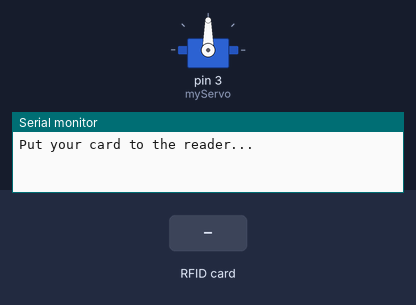
Simulated run of this sketch. Board: Arduino Uno, built with avr-gcc and run on an emulated ATmega328P. On the bench: servo, the last lines printed to the serial monitor. The test bench sets the inputs (shaded band).

Above: at 1.2 s.
1.3 s: RFID card B0 C0 83 A6 held to the reader
At 7.5 s:
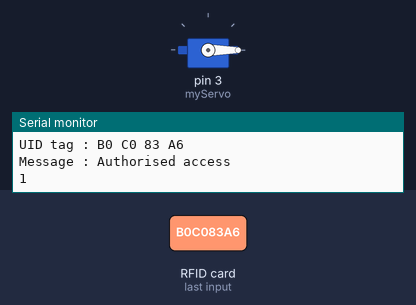
Timing chart, 0 to 8.8 s (numbered marks = the images above; inputs shaded):
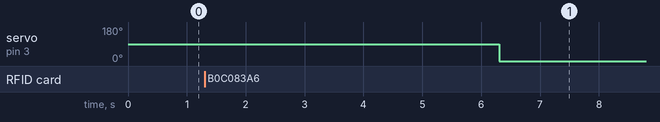

The sketch:

RFIDLockCode_v1.0.1_.ino
```cpp
//Gives access to C Libraries (groups of pre-made functions).
#include <SPI.h>
#include <MFRC522.h>
#include <Servo.h>
#define SS_PIN 10 //Defines the corresponding arduino pin for SDA pin on MFRC (SDA or SS is 'slave select': select MFRC when the CPU wants to communicate.
#define RST_PIN 9 //Defines the corresponding arduino pin for MFRC522 RST pin (RST is the reset pin)
MFRC522 mfrc522(SS_PIN, RST_PIN); // Create MFRC522 instance.
Servo myServo; //Define servo name
String masterKeyID = "B0 C0 83 A6"; //Global variable that holds the Alphanumeric String of the MasterKeyID.
String userTagIDs[] = {"19 EF B4 63", "15 EC B6 81"}; //Global variable that holds an array of possible Alphanum
int correctEntries = 0; //Global vairable that logs the amount of correct Entries
int incorrectEntries = 0; //Global Variable that logs the amount of incorrect entries.
const int servoOpenPosition = 90; //Lets me change the angle the Servo rotates to if needed. I used this as a constant as its value does not change anywhere in the prgrogram.
const int servoLockPosition = servoOpenPosition - servoOpenPosition; // i.e. = 0 (angle) rotates back to. I used this as a constant as its value does not change anywhere in the program.
const int delayTime = 5; //a constant integer set to 5. This is to let me set a predetermined, unchanged amount of seconds delay.


//An inbuilt setup function provided by standard ardiuno libraries.
void setup()
{
  Serial.begin(9600);   // Initiate a serial communication
  SPI.begin();      // Initiate SPI bus - means I intialisse that I can now send data.
  mfrc522.PCD_Init();   // Initiate the MFRC522 RFID reader.
  myServo.attach(3); //Defines the corresponding arduino pin for Servo Control
  openLock(); //Opens the lock at initialisation.
  Serial.println("Put your card to the reader..."); //FOR TESTING: Prints on screen to place card on reader.
  Serial.println(); //FOR TESTING: Prints empty line (for screen aesthetic).
}

//An inbuilt loop function provided by standard ardiuno libraries. This runs constantly.
void loop()
{
   // Look for new cards - if VALID card is present, continue. IF NO VALID CARD IS PRESENT, RETURN.
  if ( ! mfrc522.PICC_IsNewCardPresent())
  {
    return;
  }

  // Select one of the cards - If ONE card with ONE valid serial ID is present, continue.
  if ( ! mfrc522.PICC_ReadCardSerial())
  {
    return;
  }
  ReadTag(); //Call the ReadTag Function.
}

//ReadTag function: reads the tag and converts it to a readable Alphanumeric
void ReadTag() {
  //Show UID on serial monitor
  Serial.print("UID tag :"); //Display a line on the serial moniter that reads "UID tag :"
  String tagId = ""; //Defines local variable that will hold the Tag Id.
  byte letter; //Defines a local variable that will hold the the 0 or 1 values for each corresponding letter in the end string displayed.

  //The following for-loop converts the RFID tag UID into a readable string
  for (byte i = 0; i < mfrc522.uid.size; i++)//Repeat the following code for each byte (8 bits of data) until the full size of the UID is finished.
  {
    Serial.print(mfrc522.uid.uidByte[i] < 0x10 ? " 0" : " "); //This checks if the RFID tag UID has 0x10 formatting i.e. this checks one type of RFID tag, and prints it.
    Serial.print(mfrc522.uid.uidByte[i], HEX);//This checks if the RFID tag UID has HEX formatting i.e. this checks a different type of RFID tag, and prints it
    tagId.concat(String(mfrc522.uid.uidByte[i] < 0x10 ? " 0" : " ")); //Appends the UID to a the TagUI string if the tag has 0x10 formatting (returns true).
    tagId.concat(String(mfrc522.uid.uidByte[i], HEX));//Appends the UID to a the TagUI string if the tag has HEX formatting (returns true).
  }
  Serial.println();
  Serial.print("Message : ");
  tagId.toUpperCase(); //converts the tagId to upper case

  //FOR BOUNDARY TEST - Uncomment following lines:
  /*tagId = "B0 C0 83 6";//FOR TESTING: TagId of incorrect length because, for example, it missed a character.
  Serial.print("Tag Test means the tag was changed to: " + tagId);
  Serial.println();*/

  //FOR EXCEPTIONAL TEST ONE - Uncomment following lines:
  /*tagId = "ABCDEFG";//FOR TESTING: TagId of incorrect length because, for example, it uses non-alphanumerical data.
  Serial.print("Tag Test means the tag was changed to: " + tagId);
  Serial.println();*/

  //FOR EXCEPTIONAL TEST TWO - Uncomment following lines:
  /*tagId = "1";//FOR TESTING: TagId of incorrect length because, for example, it reads the int 1 inside it's string value.
  Serial.print("Tag Test means the tag was changed to: " + tagId);
  Serial.println();*/

  TagTest(tagId); //Calls the function TagTest and passes tagId as an argument.
}

//TagTest function: Checks if Tag matches any it has.
void TagTest(String ID) {
  bool found = false;
  int n = sizeof(userTagIDs)/sizeof(String); //A local variable that stores the value of the UserTagID's array length.
  if (ID.substring(1) ==  masterKeyID)
  {
    correctEntries += 1; //increments correctEntries
    Serial.println("Authorised access"); //prints authorised access on the serial monitor
    Serial.print(correctEntries); //FOR TESTING: Prints the amount of correct Entries
    Serial.println();
    openLock(); //This calls the function. 'openLock'
    delay(delayTime * 1000); //Wait one second (value is in milliseconds) - will change to 10-15 seconds once
    closeLock(); //This calls the function 'closeLock'
    found = true;
  }
  else
  {
    for (int i = 0; i < n; i++)
    {
      if(ID.substring(1) == userTagIDs[i])
      {
        correctEntries += 1; //increments correctEntries
        Serial.println("Authorised access"); //prints authorised access on the serial monitor
        Serial.print(correctEntries); //FOR TESTING: Prints the amount of correct Entries
        Serial.println();
        openLock(); //This calls the function. 'openLock'
        delay(delayTime * 1000); //Wait one second (value is in milliseconds) - will change to 10-15 seconds once
        closeLock(); //This calls the function 'closeLock'
        found = true;
      }
    }
  }
  if (!found)
  {
  incorrectEntries += 1; //increments incorrectEntries
  Serial.println(" Access denied"); //prints access denied on the serial monitor
  Serial.print(incorrectEntries); //FOR TESTING: Prints the amount of Incorrect Entries
  delay(1 * 1000);
  }
}

//Functions that open or close the lock i.e. move the servo
void openLock() {
  myServo.write(servoOpenPosition);
}
void closeLock() {
  myServo.write(servoLockPosition);
}
```

Measured:
- after the input at 1.3 s, servo on pin 3 (myServo): 90° → 0° after 5.0 s
